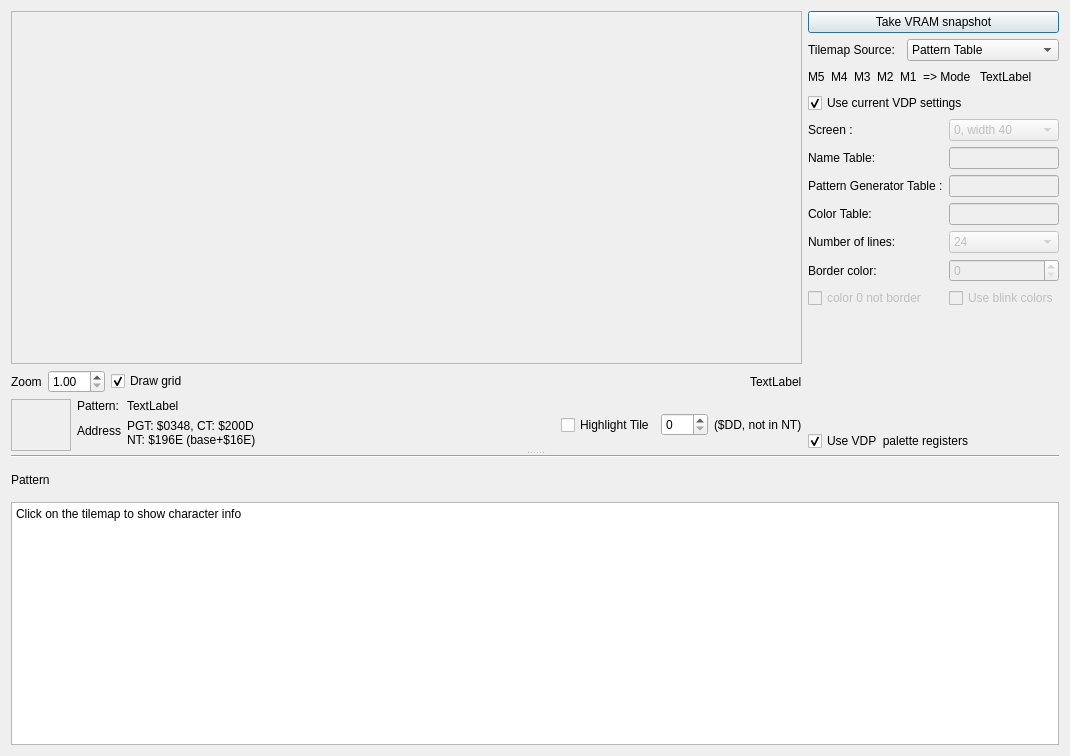
<?xml version="1.0" encoding="UTF-8"?>
<ui version="4.0">
 <class>TileViewer</class>
 <widget class="QDialog" name="TileViewer">
  <property name="geometry">
   <rect>
    <x>0</x>
    <y>0</y>
    <width>1070</width>
    <height>756</height>
   </rect>
  </property>
  <property name="sizePolicy">
   <sizepolicy hsizetype="MinimumExpanding" vsizetype="MinimumExpanding">
    <horstretch>0</horstretch>
    <verstretch>0</verstretch>
   </sizepolicy>
  </property>
  <property name="windowTitle">
   <string>Dialog</string>
  </property>
  <layout class="QHBoxLayout" name="horizontalLayout_7">
   <item>
    <widget class="QSplitter" name="splitter">
     <property name="orientation">
      <enum>Qt::Vertical</enum>
     </property>
     <property name="handleWidth">
      <number>4</number>
     </property>
     <widget class="QWidget" name="layoutWidget1">
      <layout class="QVBoxLayout" name="verticalLayout_7">
       <item>
        <layout class="QHBoxLayout" name="horizontalLayout_4" stretch="60,1">
         <item>
          <layout class="QVBoxLayout" name="verticalLayout_2">
           <item>
            <widget class="QScrollArea" name="scrollArea">
             <property name="minimumSize">
              <size>
               <width>512</width>
               <height>256</height>
              </size>
             </property>
             <property name="widgetResizable">
              <bool>true</bool>
             </property>
             <widget class="QWidget" name="scrollAreaWidgetContents">
              <property name="geometry">
               <rect>
                <x>0</x>
                <y>0</y>
                <width>695</width>
                <height>368</height>
               </rect>
              </property>
             </widget>
            </widget>
           </item>
           <item>
            <layout class="QHBoxLayout" name="horizontalLayout_3">
             <item>
              <widget class="QLabel" name="label_9">
               <property name="text">
                <string>Zoom</string>
               </property>
              </widget>
             </item>
             <item>
              <widget class="QDoubleSpinBox" name="zoomLevel">
               <property name="decimals">
                <number>2</number>
               </property>
               <property name="minimum">
                <double>1.000000000000000</double>
               </property>
               <property name="maximum">
                <double>16.000000000000000</double>
               </property>
               <property name="singleStep">
                <double>0.250000000000000</double>
               </property>
              </widget>
             </item>
             <item>
              <widget class="QCheckBox" name="cb_drawgrid">
               <property name="text">
                <string>Draw grid</string>
               </property>
               <property name="checked">
                <bool>true</bool>
               </property>
              </widget>
             </item>
             <item>
              <spacer name="horizontalSpacer">
               <property name="orientation">
                <enum>Qt::Horizontal</enum>
               </property>
               <property name="sizeHint" stdset="0">
                <size>
                 <width>40</width>
                 <height>20</height>
                </size>
               </property>
              </spacer>
             </item>
             <item>
              <widget class="QLabel" name="label_mouseover">
               <property name="text">
                <string>TextLabel</string>
               </property>
              </widget>
             </item>
            </layout>
           </item>
           <item>
            <layout class="QHBoxLayout" name="horizontalLayout_5">
             <item>
              <widget class="QFrame" name="frame">
               <property name="minimumSize">
                <size>
                 <width>60</width>
                 <height>50</height>
                </size>
               </property>
               <property name="frameShape">
                <enum>QFrame::StyledPanel</enum>
               </property>
               <property name="frameShadow">
                <enum>QFrame::Sunken</enum>
               </property>
               <property name="lineWidth">
                <number>2</number>
               </property>
               <property name="midLineWidth">
                <number>1</number>
               </property>
               <layout class="QVBoxLayout" name="verticalLayout_8">
                <item>
                 <widget class="QLabel" name="label_characterimage">
                  <property name="sizePolicy">
                   <sizepolicy hsizetype="Minimum" vsizetype="Minimum">
                    <horstretch>0</horstretch>
                    <verstretch>0</verstretch>
                   </sizepolicy>
                  </property>
                  <property name="minimumSize">
                   <size>
                    <width>32</width>
                    <height>32</height>
                   </size>
                  </property>
                  <property name="maximumSize">
                   <size>
                    <width>64</width>
                    <height>64</height>
                   </size>
                  </property>
                 </widget>
                </item>
               </layout>
              </widget>
             </item>
             <item>
              <layout class="QFormLayout" name="formLayout_2">
               <item row="0" column="0">
                <widget class="QLabel" name="label_10">
                 <property name="text">
                  <string>Pattern:</string>
                 </property>
                </widget>
               </item>
               <item row="0" column="1">
                <widget class="QLabel" name="label_charpat">
                 <property name="text">
                  <string>TextLabel</string>
                 </property>
                </widget>
               </item>
               <item row="1" column="0">
                <widget class="QLabel" name="label_11">
                 <property name="text">
                  <string>Address</string>
                 </property>
                </widget>
               </item>
               <item row="1" column="1">
                <widget class="QLabel" name="label_charadr">
                 <property name="text">
                  <string>PGT: $0348, CT: $200D
NT: $196E (base+$16E)</string>
                 </property>
                </widget>
               </item>
              </layout>
             </item>
             <item>
              <spacer name="horizontalSpacer_4">
               <property name="orientation">
                <enum>Qt::Horizontal</enum>
               </property>
               <property name="sizeHint" stdset="0">
                <size>
                 <width>40</width>
                 <height>20</height>
                </size>
               </property>
              </spacer>
             </item>
             <item>
              <widget class="QCheckBox" name="cb_highlight">
               <property name="text">
                <string>Highlight Tile</string>
               </property>
              </widget>
             </item>
             <item>
              <widget class="QSpinBox" name="sp_highlight">
               <property name="maximum">
                <number>255</number>
               </property>
               <property name="value">
                <number>0</number>
               </property>
              </widget>
             </item>
             <item>
              <widget class="QLabel" name="label_highligtinfo">
               <property name="sizePolicy">
                <sizepolicy hsizetype="Fixed" vsizetype="Preferred">
                 <horstretch>0</horstretch>
                 <verstretch>0</verstretch>
                </sizepolicy>
               </property>
               <property name="text">
                <string>($DD, not in NT)</string>
               </property>
              </widget>
             </item>
            </layout>
           </item>
          </layout>
         </item>
         <item>
          <layout class="QVBoxLayout" name="verticalLayout_6">
           <item>
            <layout class="QVBoxLayout" name="verticalLayout_4">
             <item>
              <widget class="QPushButton" name="refreshButton">
               <property name="sizePolicy">
                <sizepolicy hsizetype="Preferred" vsizetype="Fixed">
                 <horstretch>0</horstretch>
                 <verstretch>0</verstretch>
                </sizepolicy>
               </property>
               <property name="text">
                <string>Take VRAM snapshot</string>
               </property>
              </widget>
             </item>
             <item>
              <layout class="QVBoxLayout" name="verticalLayout">
               <item>
                <layout class="QHBoxLayout" name="horizontalLayout_2">
                 <item>
                  <widget class="QLabel" name="label">
                   <property name="text">
                    <string>Tilemap Source:</string>
                   </property>
                  </widget>
                 </item>
                 <item>
                  <widget class="QComboBox" name="cb_tilemapsource">
                   <item>
                    <property name="text">
                     <string>Pattern Table</string>
                    </property>
                   </item>
                   <item>
                    <property name="text">
                     <string>Name Table</string>
                    </property>
                   </item>
                   <item>
                    <property name="text">
                     <string>Name Table + Overlay</string>
                    </property>
                   </item>
                  </widget>
                 </item>
                </layout>
               </item>
              </layout>
             </item>
             <item>
              <layout class="QHBoxLayout" name="horizontalLayout">
               <item>
                <widget class="QLabel" name="label_M5">
                 <property name="text">
                  <string>M5</string>
                 </property>
                </widget>
               </item>
               <item>
                <widget class="QLabel" name="label_M4">
                 <property name="text">
                  <string>M4</string>
                 </property>
                </widget>
               </item>
               <item>
                <widget class="QLabel" name="label_M3">
                 <property name="text">
                  <string>M3</string>
                 </property>
                </widget>
               </item>
               <item>
                <widget class="QLabel" name="label_M2">
                 <property name="text">
                  <string>M2</string>
                 </property>
                </widget>
               </item>
               <item>
                <widget class="QLabel" name="label_M1">
                 <property name="text">
                  <string>M1</string>
                 </property>
                </widget>
               </item>
               <item>
                <widget class="QLabel" name="label_8">
                 <property name="text">
                  <string>=&gt; Mode </string>
                 </property>
                </widget>
               </item>
               <item>
                <widget class="QLabel" name="label_screenmode">
                 <property name="text">
                  <string>TextLabel</string>
                 </property>
                </widget>
               </item>
               <item>
                <spacer name="horizontalSpacer_6">
                 <property name="orientation">
                  <enum>Qt::Horizontal</enum>
                 </property>
                 <property name="sizeHint" stdset="0">
                  <size>
                   <width>40</width>
                   <height>20</height>
                  </size>
                 </property>
                </spacer>
               </item>
              </layout>
             </item>
             <item>
              <widget class="QCheckBox" name="useVDPRegisters">
               <property name="text">
                <string>Use current VDP settings</string>
               </property>
               <property name="checked">
                <bool>true</bool>
               </property>
              </widget>
             </item>
            </layout>
           </item>
           <item>
            <layout class="QFormLayout" name="formLayout">
             <item row="0" column="0">
              <widget class="QLabel" name="label_5">
               <property name="text">
                <string>Screen :</string>
               </property>
              </widget>
             </item>
             <item row="0" column="1">
              <widget class="QComboBox" name="cb_screen">
               <property name="enabled">
                <bool>false</bool>
               </property>
               <item>
                <property name="text">
                 <string>0, width 40</string>
                </property>
               </item>
               <item>
                <property name="text">
                 <string>0, width 80</string>
                </property>
               </item>
               <item>
                <property name="text">
                 <string>1</string>
                </property>
               </item>
               <item>
                <property name="text">
                 <string>2</string>
                </property>
               </item>
               <item>
                <property name="text">
                 <string>3</string>
                </property>
               </item>
               <item>
                <property name="text">
                 <string>4</string>
                </property>
               </item>
               <item>
                <property name="text">
                 <string>not tile based</string>
                </property>
               </item>
              </widget>
             </item>
             <item row="1" column="0">
              <widget class="QLabel" name="label_2">
               <property name="text">
                <string>Name Table:</string>
               </property>
              </widget>
             </item>
             <item row="1" column="1">
              <widget class="QLineEdit" name="le_nametable">
               <property name="enabled">
                <bool>false</bool>
               </property>
              </widget>
             </item>
             <item row="2" column="0">
              <widget class="QLabel" name="label_3">
               <property name="text">
                <string>Pattern Generator Table :</string>
               </property>
              </widget>
             </item>
             <item row="2" column="1">
              <widget class="QLineEdit" name="le_patterntable">
               <property name="enabled">
                <bool>false</bool>
               </property>
              </widget>
             </item>
             <item row="3" column="0">
              <widget class="QLabel" name="label_4">
               <property name="text">
                <string>Color Table:</string>
               </property>
              </widget>
             </item>
             <item row="3" column="1">
              <widget class="QLineEdit" name="le_colortable">
               <property name="enabled">
                <bool>false</bool>
               </property>
              </widget>
             </item>
             <item row="4" column="0">
              <widget class="QLabel" name="label_7">
               <property name="text">
                <string>Number of lines:</string>
               </property>
              </widget>
             </item>
             <item row="4" column="1">
              <widget class="QComboBox" name="cb_screenrows">
               <property name="enabled">
                <bool>false</bool>
               </property>
               <property name="toolTip">
                <string>In TEXT2 and GRAPH3 extra lines can be displayed</string>
               </property>
               <item>
                <property name="text">
                 <string>24</string>
                </property>
               </item>
               <item>
                <property name="text">
                 <string>26.5</string>
                </property>
               </item>
               <item>
                <property name="text">
                 <string>32</string>
                </property>
               </item>
              </widget>
             </item>
             <item row="6" column="1">
              <widget class="QCheckBox" name="cb_blinkcolors">
               <property name="enabled">
                <bool>false</bool>
               </property>
               <property name="toolTip">
                <string>In TEXT2 alternate (blink)colors can be used</string>
               </property>
               <property name="text">
                <string>Use blink colors</string>
               </property>
              </widget>
             </item>
             <item row="6" column="0">
              <widget class="QCheckBox" name="cb_color0">
               <property name="enabled">
                <bool>false</bool>
               </property>
               <property name="toolTip">
                <string>Normaly color 0 will be the border color, check this to use the actual color 0 from the VDP</string>
               </property>
               <property name="text">
                <string>color 0 not border</string>
               </property>
              </widget>
             </item>
             <item row="5" column="1">
              <widget class="QSpinBox" name="sp_bordercolor">
               <property name="enabled">
                <bool>false</bool>
               </property>
               <property name="maximum">
                <number>15</number>
               </property>
               <property name="value">
                <number>0</number>
               </property>
              </widget>
             </item>
             <item row="5" column="0">
              <widget class="QLabel" name="label_14">
               <property name="text">
                <string>Border color:</string>
               </property>
              </widget>
             </item>
            </layout>
           </item>
           <item>
            <spacer name="verticalSpacer">
             <property name="orientation">
              <enum>Qt::Vertical</enum>
             </property>
             <property name="sizeHint" stdset="0">
              <size>
               <width>20</width>
               <height>40</height>
              </size>
             </property>
            </spacer>
           </item>
           <item>
            <layout class="QVBoxLayout" name="verticalLayout_5">
             <item>
              <widget class="QCheckBox" name="useVDPPalette">
               <property name="text">
                <string>Use VDP  palette registers</string>
               </property>
               <property name="checked">
                <bool>true</bool>
               </property>
              </widget>
             </item>
            </layout>
           </item>
          </layout>
         </item>
        </layout>
       </item>
      </layout>
     </widget>
     <widget class="QWidget" name="layoutWidget2">
      <layout class="QVBoxLayout" name="verticalLayout_3">
       <item>
        <widget class="Line" name="line">
         <property name="sizePolicy">
          <sizepolicy hsizetype="MinimumExpanding" vsizetype="Fixed">
           <horstretch>0</horstretch>
           <verstretch>0</verstretch>
          </sizepolicy>
         </property>
         <property name="minimumSize">
          <size>
           <width>880</width>
           <height>0</height>
          </size>
         </property>
         <property name="orientation">
          <enum>Qt::Horizontal</enum>
         </property>
        </widget>
       </item>
       <item>
        <layout class="QHBoxLayout" name="horizontalLayout_6">
         <item>
          <widget class="QLabel" name="label_12">
           <property name="text">
            <string>Pattern</string>
           </property>
          </widget>
         </item>
         <item>
          <widget class="QLabel" name="label_clickedcharimage">
           <property name="minimumSize">
            <size>
             <width>32</width>
             <height>32</height>
            </size>
           </property>
           <property name="maximumSize">
            <size>
             <width>32</width>
             <height>32</height>
            </size>
           </property>
           <property name="text">
            <string/>
           </property>
          </widget>
         </item>
         <item>
          <spacer name="horizontalSpacer_5">
           <property name="orientation">
            <enum>Qt::Horizontal</enum>
           </property>
           <property name="sizeHint" stdset="0">
            <size>
             <width>40</width>
             <height>20</height>
            </size>
           </property>
          </spacer>
         </item>
        </layout>
       </item>
       <item>
        <widget class="QPlainTextEdit" name="plainTextEdit">
         <property name="plainText">
          <string>Click on the tilemap to show character info</string>
         </property>
        </widget>
       </item>
      </layout>
     </widget>
    </widget>
   </item>
  </layout>
 </widget>
 <resources/>
 <connections/>
</ui>
